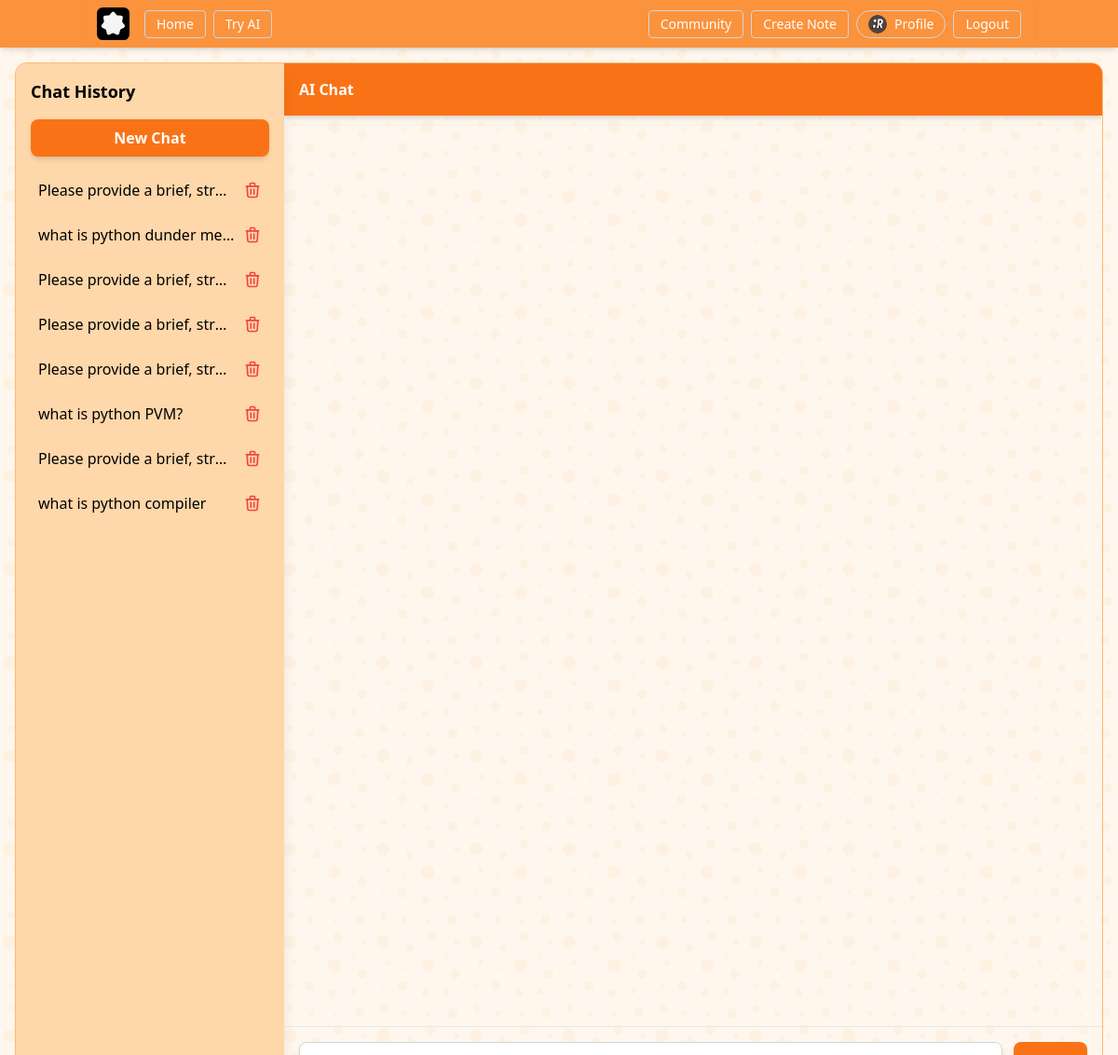
/ai/ (signed in), run on the app's committed database.
### users/models.py (models this page shows, shortened)
class Profile(models.Model):# Profile model inherits from models.Model that have one to one relationship with User model
    user = models.OneToOneField(User, on_delete=models.CASCADE) # one to one relationship with User model
    image = models.ImageField(default='default.jpg', upload_to='profile_pics') # profile picture
    position = models.CharField(default='Student', max_length=100) # position
    bio = models.TextField(default='No bio...', max_length=300) # bio
    insitute = models.CharField(default='APSIT', max_length=100) # insitute
    hobbies = models.CharField(default='Cricket', max_length=100) # hobbies
    phone = models.CharField(default='1234567890', max_length=10) # phone
    location = models.CharField(default='Mumbai', max_length=100) # location

### ai/models.py (models this page shows, shortened)
class ChatSession(models.Model):
    user = models.ForeignKey(User, on_delete=models.CASCADE)
    title = models.CharField(max_length=255)
    created_at = models.DateTimeField(default=timezone.now)
    class Meta:
        ordering = ['-created_at']

### ai/views.py (the view, shortened to what this page needs)
# urls.py: path('', views.home, name='ai-home'),
@login_required
def home(request):
    chat_sessions = ChatSession.objects.filter(user=request.user)
    active_session_id = request.GET.get('session')
    active_session = None
    active_messages = []
    if active_session_id:
        active_session = get_object_or_404(ChatSession, id=active_session_id, user=request.user)
        active_messages = ChatMessage.objects.filter(session=active_session)
    return render(request, 'ai/home.html', {
        'title': 'AI Chat',
        'chat_sessions': chat_sessions,
        'active_session': active_session,
        'active_messages': active_messages,
    })

### ai/templates/ai/home.html (shortened to what this page needs)
{% extends "base/base.html" %}
{% load static %}
{% block content %}
<div class=" rounded-xl  border border-orange-300 flex h-screen overflow-hidden">
    <div id="sidebar" class="w-0 md:w-72 bg-orange-200 overflow-hidden transition-all duration-300 ease-in-out flex-shrink-0 absolute md:relative z-10 h-full shadow-lg">
        <div class="p-4 h-full flex flex-col">
            <h2 class="text-lg font-bold mb-4">Chat History</h2>
            <button onclick="startNewChat()" class="w-full mb-4 px-4 py-2 bg-orange-500 text-white font-semibold rounded-lg shadow-md hover:bg-orange-600 transition">
                New Chat
            </button>
            <div class="space-y-2 overflow-y-auto flex-grow">
                {% for session in chat_sessions %}
                <div class="flex justify-between items-center p-2 rounded-lg {% if active_session.id == session.id %}bg-orange-300{% else %}hover:bg-orange-300{% endif %} transition duration-150">
                    <a href="{% url 'ai-home' %}?session={{ session.id }}" class="block flex-grow truncate">
                        {{ session.title }}
                    </a>
                    <a href="{% url 'delete-session' session.id %}" onclick="return confirm('Are you sure you want to delete this chat?')" class="text-red-500 hover:text-red-700 ml-2 flex-shrink-0">
                        <svg xmlns="http://www.w3.org/2000/svg" class="h-5 w-5" fill="none" viewBox="0 0 24 24" stroke="currentColor">
                            <path stroke-linecap="round" stroke-linejoin="round" stroke-width="2" d="M19 7l-.867 12.142A2 2 0 0116.138 21H7.862a2 2 0 01-1.995-1.858L5 7m5 4v6m4-6v6m1-10V4a1 1 0 00-1-1h-4a1 1 0 00-1 1v3M4 7h16" />
                        </svg>
                    </a>
                </div>
                {% empty %}
                <div class="text-center text-gray-500">No chat history yet</div>
                {% endfor %}
            </div>
        </div>
    </div>
    <div class="flex-1 flex flex-col w-full overflow-hidden">
        <header class="bg-orange-500 shadow-md p-4 flex justify-between items-center">
            <h1 class="text-white font-semibold truncate max-w-xs">
                {% if active_session %}
                    {{ active_session.title }}
                {% else %}
                    AI Chat
                {% endif %}
            </h1>
        </header>
        <div id="answer" class="flex-1 p-4 overflow-y-auto">
        </div>
        <div class="p-3 md:p-4 border-t border-gray-200">
            <div class="flex space-x-2 md:space-x-3">
                <textarea id="question"
                    class="flex-1 px-3 md:px-4 py-2 border border-gray-300 rounded-lg shadow-md focus:outline-none focus:ring-2 focus:ring-orange-500 resize-none"
                    placeholder="Ask your question here..."
                    rows="2"
                    onkeydown="handleEnter(event)"></textarea>
                <button class="px-3 md:px-5 py-2 bg-orange-500 text-white font-semibold rounded-lg shadow-md hover:bg-orange-600 transition flex-shrink-0"
                    onclick="sendQuestion()">Send</button>
            </div>
        </div>
    </div>
</div>
{% endblock content %}

### base/templates/base/base.html (shortened to what this page needs)
{% load static %}
<!DOCTYPE html>
<html lang="en">
  <head>
    <script src="https://cdn.tailwindcss.com"></script>
    <link rel="stylesheet" href="{% static 'css/styles.css' %}" />
  </head>
  <body>
    <header class="bg-orange-400 text-white w-full shadow-md">
      <nav class="container mx-auto flex items-center justify-between py-2 px-4 shadow-sm">
        <div class="flex items-center">
          <a class="text-xl font-semibold" href="#">
          </a>
          <div class="hidden md:flex ml-4 space-x-2">
            <a class="px-3 py-1 text-sm border border-gray-300 rounded hover:bg-white hover:text-gray-900 transition-colors" href="{% url 'base-home' %}">Home</a>
            <a class="px-3 py-1 text-sm border border-gray-300 rounded hover:bg-white hover:text-gray-900 transition-colors" href="{% url 'ai-home' %}">Try AI</a>
          </div>
        </div>
        <div id="menu" class="hidden md:flex flex-col md:flex-row md:items-center md:space-x-2 absolute md:relative top-14 md:top-auto left-0 w-full md:w-auto bg-orange-400 md:bg-transparent p-3 md:p-0 shadow-md md:shadow-none space-y-2 md:space-y-0 z-50 transition-all duration-200">
          {% if user.is_authenticated %}
          <div class="flex flex-col md:flex-row md:items-center w-full md:w-auto space-y-2 md:space-y-0 md:space-x-2">
            <a href="{% url 'Community-Home' %}" class="px-3 py-1 text-sm border border-gray-300 rounded hover:bg-white hover:text-gray-900 transition-colors text-center">Community</a>
            <a href="{% url 'note-create' %}" class="px-3 py-1 text-sm border border-gray-300 rounded hover:bg-white hover:text-gray-900 transition-colors text-center">Create Note</a>
            <a href="{% url 'profile' %}" class="flex items-center px-3 py-1 text-sm border border-gray-300 rounded-full hover:bg-white hover:text-gray-900 transition-colors text-center">
              <img src="{{ user.profile.image.url }}" alt="Profile" class="w-5 h-5 rounded-full mr-2" />
              Profile
            </a>
            <form method="POST" action="{% url 'logout' %}" class="w-full md:w-auto text-center md:inline-block">
              <button class="px-3 py-1 text-sm border border-gray-300 rounded hover:bg-white hover:text-gray-900 transition-colors w-full md:w-auto">Logout</button>
            </form>
          </div>
          {% endif %}
        </div>
      </nav>
    </header>
    <main class="mx-auto p-4">
      <div class="w-full">
        {% block content %}{% endblock %}
      </div>
    </main>
  </body>
</html>

### base/static/css/styles.css (style rules this page uses)
body { background-color: #fff7ed; }

### ai/templates/ai/home.html (style rules this page uses)
textarea { max-height: 120px; min-height: 50px; }
body { background-color: #FFF7ED; }

### base/templates/base/base.html (style rules this page uses)
body { background-color: #fff7ed; }

### data on the page
ChatSession: title "Please provide a brief, str…"
ChatSession: title "what is python dunder me…"
ChatSession: title "Please provide a brief, str…"
ChatSession: title "Please provide a brief, str…"
ChatSession: title "Please provide a brief, str…"
ChatSession: title "what is python PVM?"
ChatSession: title "Please provide a brief, str…"
ChatSession: title "what is python compiler"
